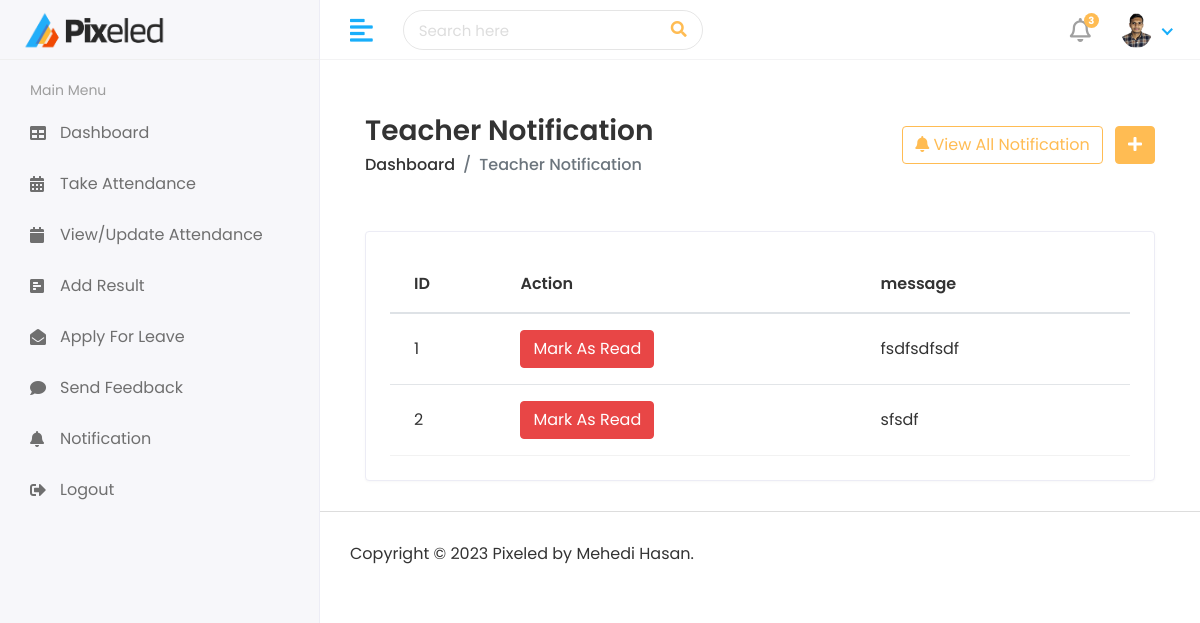
Page /teacher/notification (signed in) on the earlier database version.
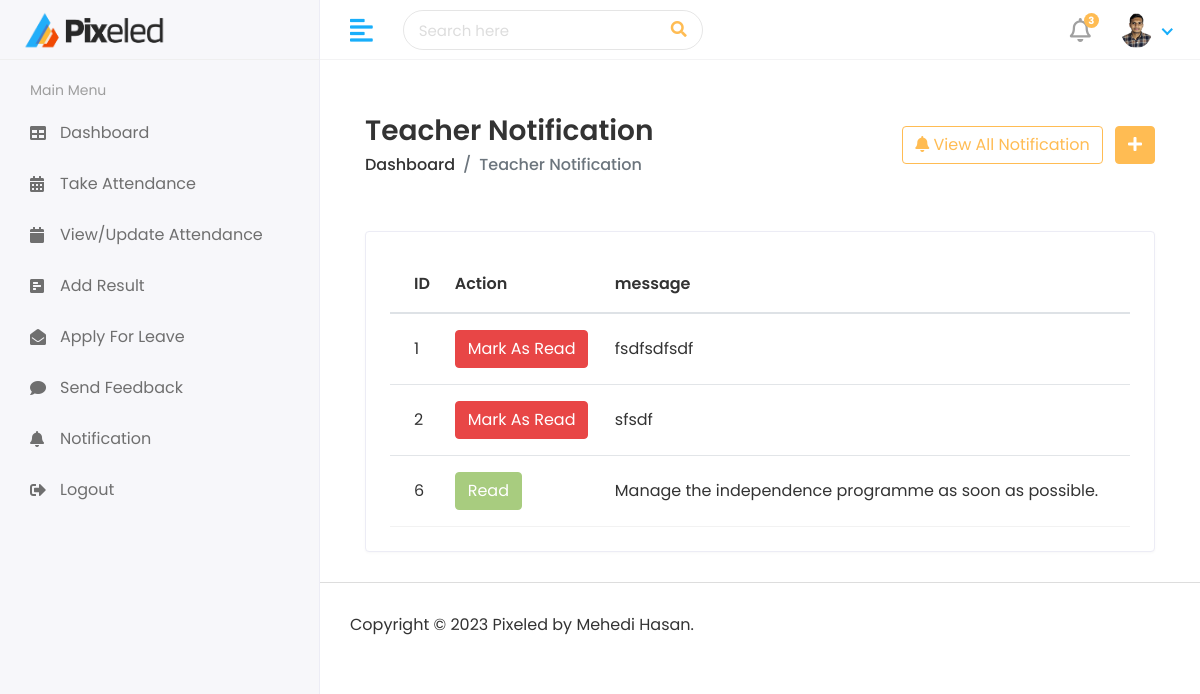
Same page on the later database version.
### authentication/models.py (models this page shows, shortened)
class TeacherNotification(models.Model):
    teacher_id = models.ForeignKey(Teacher, on_delete=models.CASCADE)
    message = models.TextField()
    created_at = models.DateTimeField(auto_now_add = True)
    status = models.IntegerField(null = True, default = 0)

### authentication/teacherViews.py (the view)
# urls.py: path('teacher/notification', teacherViews.notification, name='notification'),
def notification(request):
    teacher = Teacher.objects.filter(admin = request.user.id)
    for i in teacher:
        teacherId = i.id
        notification = TeacherNotification.objects.filter(teacher_id = teacherId)
        context ={
            'notification' : notification
        }
    return render(request, 'teacher/notification.html', context)

### templates/teacher/notification.html (shortened to what this page needs)
{% extends "base.html" %}
{% block main %}
<div class="content container-fluid">
    <div class="page-header">
       <div class="row align-items-center">
          <div class="col">
             <h3 class="page-title">Teacher Notification</h3>
             <ul class="breadcrumb">
                <li class="breadcrumb-item"><a href="index.html">Dashboard</a></li>
                <li class="breadcrumb-item active">Teacher Notification</li>
             </ul>
          </div>
          <div class="col-auto text-right float-right ml-auto">
             <button type="button" class="btn btn-outline-primary mr-2" data-toggle="modal" data-target="#sendTeacherN">
                 <i class="fas fa-bell"></i> View All Notification
</button>
             <a href="add-student.html" class="btn btn-primary"><i class="fas fa-plus"></i></a>
          </div>
       </div>
    </div>
    <div class="row">
      <div class="col-12">
      </div><br>
       <div class="col-sm-12">
          <div class="card card-table">
             <div class="card-body">
                <div class="table-responsive">
                   <table class="table table-hover table-center mb-0 datatable">
                      <thead>
                         <tr>
                            <th>ID</th>
                            <th>Action</th>
                            <th>message</th>
                         </tr>
                      </thead>
                      <tbody>
                         {% for t in  notification %}
                         <tr>
                             <td>{{t.id}}</td>
                            <td>
                                <div class="actions">
                                    {% if t.status == 0 %}
                                    <a href="{% url 'teacherNoMarkAsDone' status=t.id %}" class="btn btn-danger">Mark As Read</a>
                                   {% else %}
                                    <button class="btn btn-success" disabled='disabled'>Read</button>
                                    {% endif %}
                                </div>
                            </td>
                             <td>{{t.message}}</td>
                          </tr>
                          {% endfor %}
                 </tbody>
                   </table>
                </div>
             </div>
          </div>
       </div>
    </div>
 </div>
{% endblock main %}

Differences in the rows shown:
added TeacherNotification: id "6", status "Read", message "Manage the independence programme as soon as possible."
